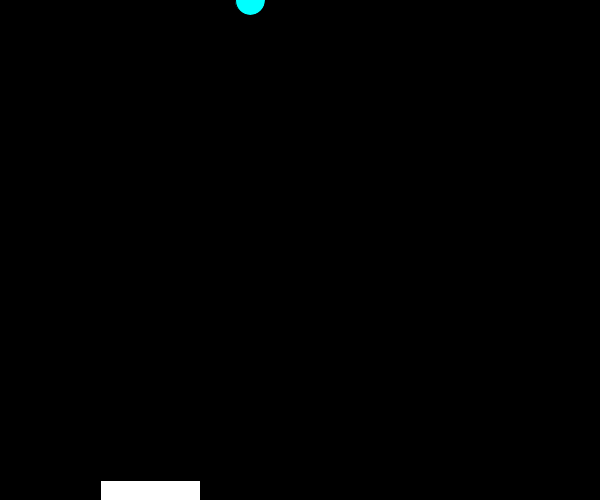
Frame 1 (no input)
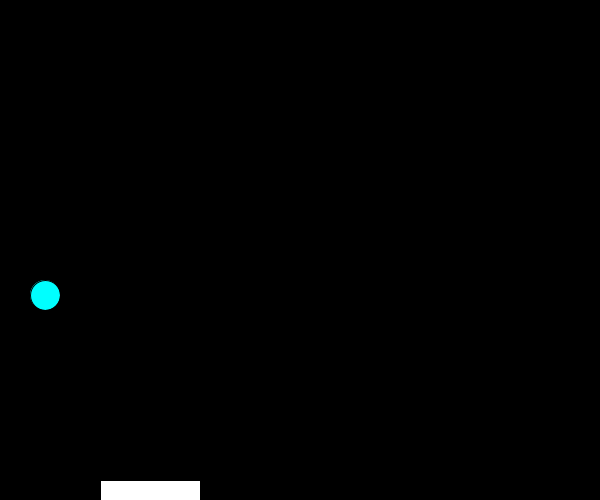
Frame 60 (the mouse pressed at the canvas centre just before this capture)
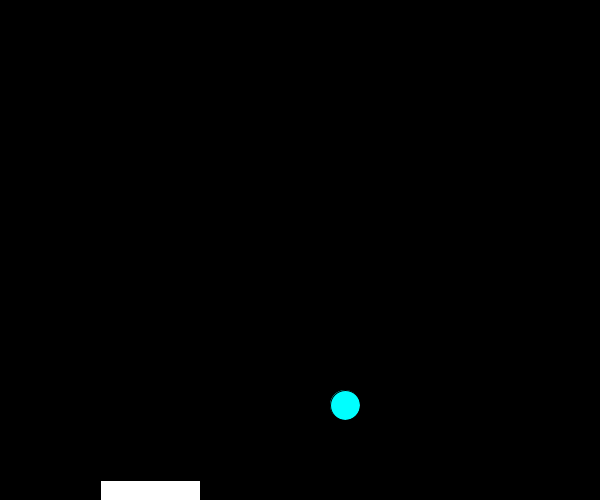
Frame 120 (the mouse held since frame 60 and released just before this capture)

The Processing sketch that drew these frames (run headless with seeded random() and noise(); from frame 60 on, the mouse is pressed at the canvas centre):

// Processing sketch: processing_83435
// ── processing_83435.pde

//Jordan Leung 4,5 Computer Programming 

Ball cool; 
Paddle hihi;
int t= 1;
void setup()
{
 
  size(600,500);
  cool= new Ball();
  hihi= new Paddle();
}

void draw()
{
  background(0);
  hihi.show();
  hihi.move();
  cool.show();
  cool.bounce();
  cool.move();
  
 
}




class Ball
{
  int x,y;
  boolean Up, Right;
  Ball()
  {
   
    x= 250;
    y= 0;
   boolean Up= false;
   boolean Right= true ;
  }
  void show()
{
 
  fill(0,255,255);

  ellipse(x,y,30,30);

}
  void bounce()
{
  if(get(x,y+16) == color(255))
  {
    Up=true;
  }
  if(y==500)
  {
    Up=true;
  }
  
  if(x==0)
  {
    Right=true;
  }
  if(x==600)
  {
    Right=false;
  }
    
// if(get(x,y)y>499)
// {
//   Up=true;
// }
  if(y==0)
  {
    Up=false;
  }
  }
  void move()
  {
    if(Right== true)
    {
      x=x+5;
    }
    else
    {
      x=x-5;
    }
    if(Up== true)
    {
      y=y-5;
    }
    else
    {
      y=y+5;
    }
  }
}

class Paddle
{
   int x,y;
  boolean left, right;
  Paddle()
  {
   
    x= 100;
    y= 480;
   boolean left= false;
   boolean right= true ;
  }
  void show()
  {
    fill(255);
    rect(x,y,100,50);
  }
  void move()
  {
    
    if(x>495)
    {
      x=500;
    }
    if(x<0)
{
  x=0;
  }

if( keyPressed== true && key=='a')
  {
   x=x-10;
  }
  if( keyPressed==true && key=='d')
  {
    x=x+10;
  }

  }
  }
